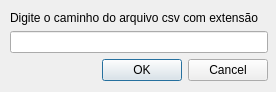
<?xml version="1.0" encoding="UTF-8"?>
<ui version="4.0">
 <class>dialogCSVSelect</class>
 <widget class="QDialog" name="dialogCSVSelect">
  <property name="windowModality">
   <enum>Qt::WindowModal</enum>
  </property>
  <property name="geometry">
   <rect>
    <x>0</x>
    <y>0</y>
    <width>276</width>
    <height>92</height>
   </rect>
  </property>
  <property name="windowTitle">
   <string>Escolher arquivo csv</string>
  </property>
  <widget class="QWidget" name="verticalLayoutWidget">
   <property name="geometry">
    <rect>
     <x>10</x>
     <y>10</y>
     <width>258</width>
     <height>71</height>
    </rect>
   </property>
   <layout class="QVBoxLayout" name="verticalLayout">
    <item>
     <widget class="QLabel" name="label">
      <property name="sizePolicy">
       <sizepolicy hsizetype="Expanding" vsizetype="Expanding">
        <horstretch>0</horstretch>
        <verstretch>0</verstretch>
       </sizepolicy>
      </property>
      <property name="text">
       <string>Digite o caminho do arquivo csv com extensão</string>
      </property>
     </widget>
    </item>
    <item>
     <widget class="QLineEdit" name="txtPath">
      <property name="sizePolicy">
       <sizepolicy hsizetype="Expanding" vsizetype="Fixed">
        <horstretch>0</horstretch>
        <verstretch>0</verstretch>
       </sizepolicy>
      </property>
     </widget>
    </item>
    <item>
     <widget class="QDialogButtonBox" name="buttonBox">
      <property name="orientation">
       <enum>Qt::Horizontal</enum>
      </property>
      <property name="standardButtons">
       <set>QDialogButtonBox::Cancel|QDialogButtonBox::Ok</set>
      </property>
     </widget>
    </item>
   </layout>
  </widget>
 </widget>
 <resources/>
 <connections>
  <connection>
   <sender>buttonBox</sender>
   <signal>accepted()</signal>
   <receiver>dialogCSVSelect</receiver>
   <slot>accept()</slot>
   <hints>
    <hint type="sourcelabel">
     <x>248</x>
     <y>254</y>
    </hint>
    <hint type="destinationlabel">
     <x>157</x>
     <y>274</y>
    </hint>
   </hints>
  </connection>
  <connection>
   <sender>buttonBox</sender>
   <signal>rejected()</signal>
   <receiver>dialogCSVSelect</receiver>
   <slot>reject()</slot>
   <hints>
    <hint type="sourcelabel">
     <x>316</x>
     <y>260</y>
    </hint>
    <hint type="destinationlabel">
     <x>286</x>
     <y>274</y>
    </hint>
   </hints>
  </connection>
 </connections>
</ui>
